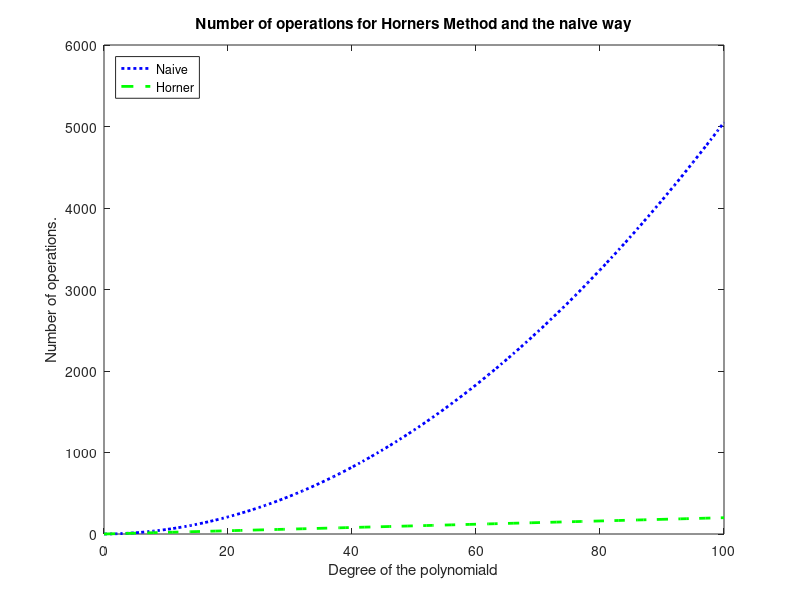

Source code (MATLAB):
% For simplicity I take only polynomials width coefficients c_i = 1
% for all i = 0 ... n
% And x = 1.
% Which leaves me with 2n operations for the horner method,
% and n(n-1)/2 operations for the naive way.

degrees = [0:1:100];

horner = @(n) 2 .* n;
naive = @(n) n + n .* (n-1) ./ 2;

figure;
clf;

plot(degrees, naive(degrees), 'b::', 'LineWidth', 2, degrees, horner(degrees), 'g--', 'LineWidth', 2);
title('Number of operations for Horners Method and the naive way');
xlabel('Degree of the polynomiald');
ylabel('Number of operations.');
legend('Naive', 'Horner', 'Location', 'NorthWest');

print('../plots/ex1/ops.png', '-dpng')